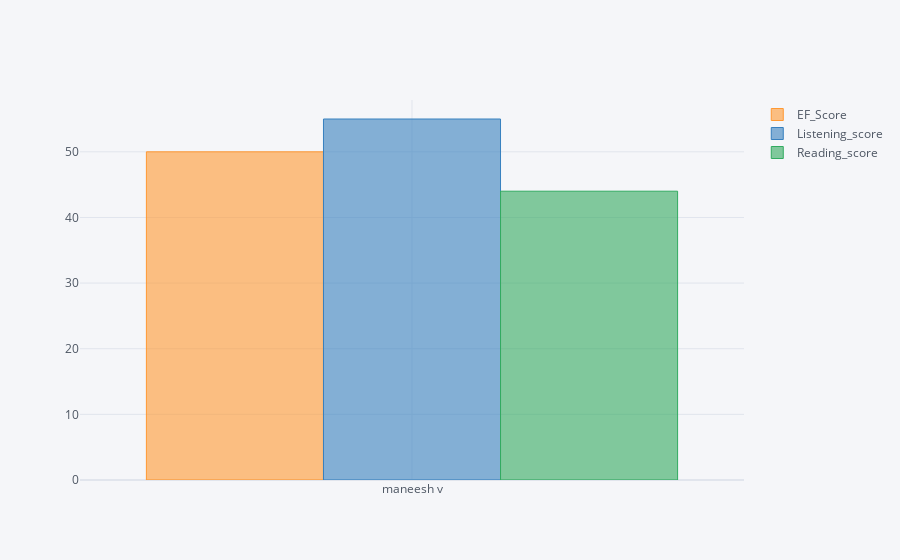

The notebook cell this image was saved under:
### Code cell
b1 = df[df["CEFR_level"]=="B1"]
b1[["EF_Score","Listening_score","Reading_score"]].iplot(kind="bar")

### Figure 1 — Plotly figure (JSON) as saved in the notebook; plotly's stock layout.template omitted (floating-point values rounded to 4 significant figures)
{"data": [{"marker": {"color": "rgba(255, 153, 51, 0.6)", "line": {"color": "rgba(255, 153, 51, 1.0)", "width": 1}}, "name": "EF_Score", "orientation": "v", "text": "", "x": ["maneesh v"], "y": [50], "type": "bar"}, {"marker": {"color": "rgba(55, 128, 191, 0.6)", "line": {"color": "rgba(55, 128, 191, 1.0)", "width": 1}}, "name": "Listening_score", "orientation": "v", "text": "", "x": ["maneesh v"], "y": [55], "type": "bar"}, {"marker": {"color": "rgba(50, 171, 96, 0.6)", "line": {"color": "rgba(50, 171, 96, 1.0)", "width": 1}}, "name": "Reading_score", "orientation": "v", "text": "", "x": ["maneesh v"], "y": [44], "type": "bar"}], "layout": {"legend": {"bgcolor": "#F5F6F9", "font": {"color": "#4D5663"}}, "paper_bgcolor": "#F5F6F9", "plot_bgcolor": "#F5F6F9", "title": {"font": {"color": "#4D5663"}}, "xaxis": {"gridcolor": "#E1E5ED", "showgrid": true, "tickfont": {"color": "#4D5663"}, "title": {"font": {"color": "#4D5663"}, "text": ""}, "zerolinecolor": "#E1E5ED"}, "yaxis": {"gridcolor": "#E1E5ED", "showgrid": true, "tickfont": {"color": "#4D5663"}, "title": {"font": {"color": "#4D5663"}, "text": ""}, "zerolinecolor": "#E1E5ED"}}}
